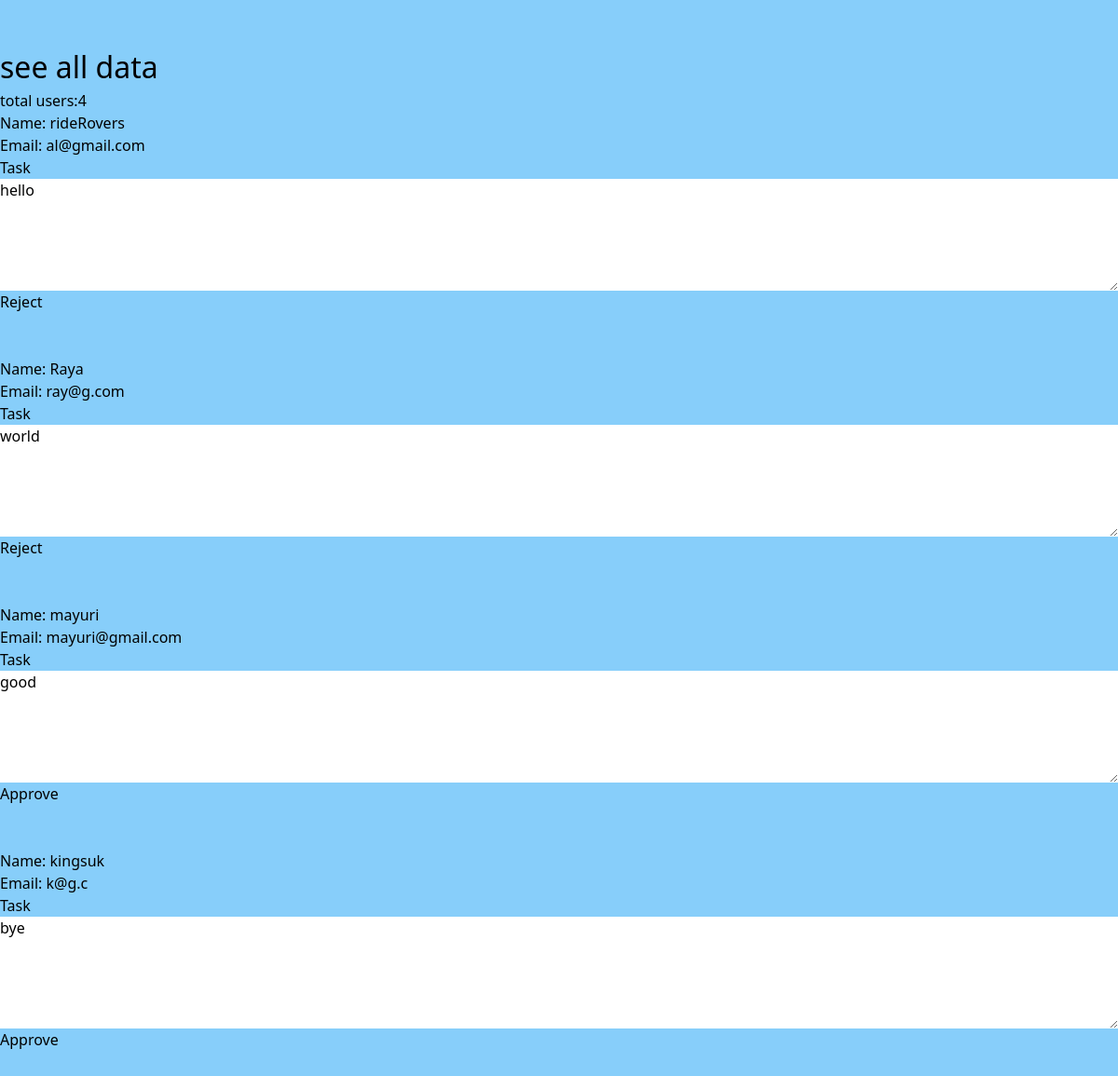
Screenshot of /admin1 (signed in) with the database file from the repository.
### testing/models.py (models this page shows)
class UserReg(models.Model):
    user=models.OneToOneField(User,on_delete=models.CASCADE,null=True)
    name=models.CharField(max_length=200)
    phone=models.CharField(max_length=200)
    addr=models.CharField(max_length=200)
    email=models.CharField(max_length=200)
    task=models.CharField(max_length=200)
    is_completed=models.BooleanField(default=False)

### testing/views.py (the view)
# urls.py: path("admin1",admin1,name="admin1"),
def admin1(request):
    user_id = request.user
    data = UserReg.objects.get(user=user_id)
    show = UserReg.objects.all()
    user_count = UserReg.objects.all().count()
    return render(request, 'main/admin.html', {'data': data, 'show':show, 'user_count':user_count})

### template/main/admin.html (shortened to what this page needs)
{% extends 'base.html' %}
{% block content %}
<Html>
<head>
</head>
<body bgcolor="Lightskyblue">
    <br>
    <br>
    <h1 style="font-size:xx-large;">see all data</h1>
    <h2>total users:{{ user_count }}</h2>
    <tbody>
        {% for data in show %}
        <tr>
            <td>
                <div class="flex flex-col">
                    <p>Name: {{ data.name }}</p>
                    <p>Email: {{ data.email }}</p>
                    Task
                    <br>
                    <textarea cols="80" rows="5" id="addr" name="addr">{{ data.task }}</textarea>
                    {% if data.is_completed %}
                    <a href="{% url 'approve' data.id %}">Reject</a>
                    {% else %}
                    <a href="{% url 'approve' data.id %}">Approve</a>
                    {% endif %}
                    <br> <br>
                </div>
            </td>
        </tr>
        {% endfor %}
    </tbody>
</body>
</html>
{% endblock content %}

### template/base.html (shortened to what this page needs)
<!doctype html>
<html>
<head>
    <script src="https://cdn.tailwindcss.com"></script>
</head>
<body>
    {% block content %}
    {% endblock content %}
</body>
</html>

### rows the page displays
UserReg: name "rideRovers", email "al@gmail.com", addr "hello", is_completed "Reject"
UserReg: name "Raya", email "ray@g.com", addr "world", is_completed "Reject"
UserReg: name "mayuri", email "mayuri@gmail.com", addr "good", is_completed "Approve"
UserReg: name "kingsuk", email "k@g.c", addr "bye", is_completed "Approve"

### other values shown
{{ user_count }} "4"
